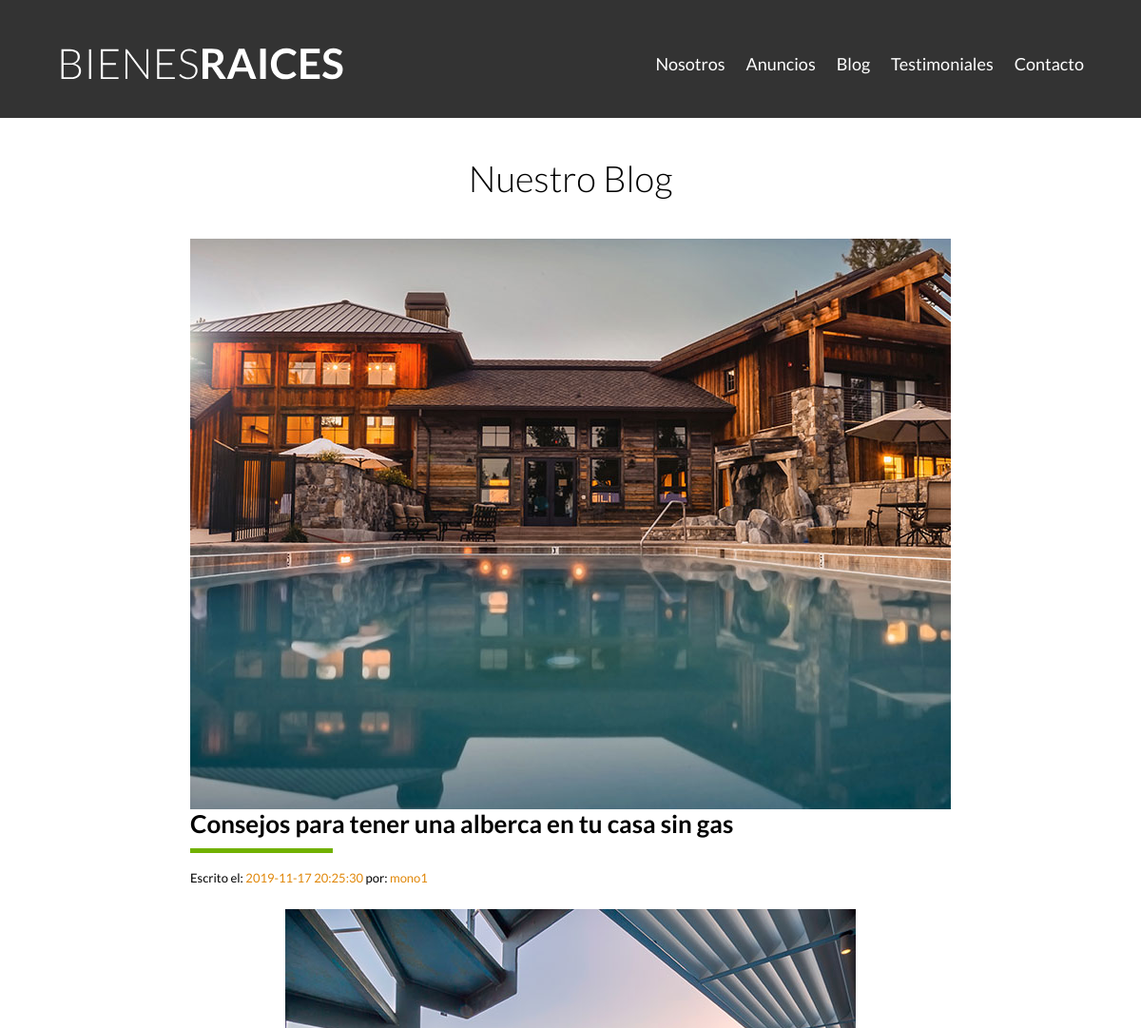
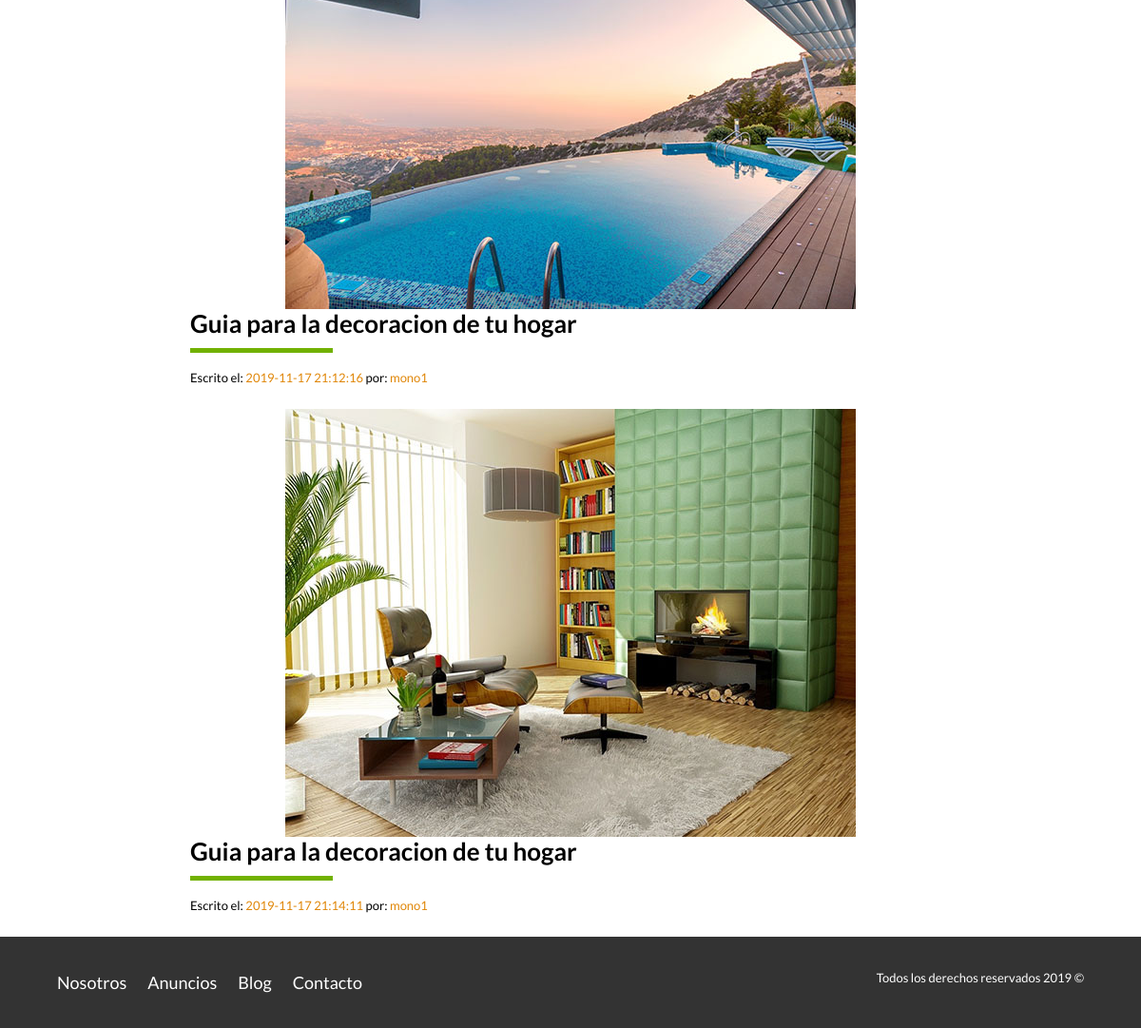
Screenshot of /blog.php with the database file from the repository (2 pictures, top to bottom).
### tables this page shows
CREATE TABLE `entradas` (
  `id_Entrada` int(11) NOT NULL,
  `autor` int(11) NOT NULL,
  `titulo` varchar(50) NOT NULL,
  `texto` text NOT NULL,
  `url_imagen` varchar(50) NOT NULL,
  `fecha` datetime NOT NULL
);

### blog.php (the view)
    <?php
        include_once "header.php";
        include_once "includes/funciones/bd_conexion.php";
    ?>
    <main class="contenedor seccion contenido-centrado">
        <h1 class="fw300 centrar-texto">Nuestro Blog</h1>
        <?php
            try {
                $sql = "SELECT id_Entrada, nombre, titulo, texto, url_imagen, fecha FROM entradas";
                $sql .= " INNER JOIN admins ";
                $sql .= " ON entradas.autor=admins.id_admin";
                $sql .= " ORDER BY id_entrada";
                $resultado = $conn->query($sql);
            } catch (Exception $e) {
                $error = $e->getMessage();
                echo $error;
            }
            while($entrada = $resultado->fetch_assoc()){
        ?>
        <article class="entrada-blog">
            <div class="imagen">
                <img src="img/<?php echo $entrada['url_imagen'];?>" alt="Entrada de blog">
            </div>
            <div class="texto-entrada">
                <a href="entrada.php?id=<?php echo $entrada['id_Entrada'];?>">
                    <h4><?php echo $entrada['titulo'];?></h4>
                </a>
                <p>Escrito el: <span><?php echo $entrada['fecha'];?></span>  por: <span> <?php echo $entrada['nombre'];?></span></p>
            </div>
        </article>
        <?php
            }
        ?>
    </main>
    <?php
        include_once "footer.php"
    ?>
</html>

### css/styles.css (style rules this page uses)
html { box-sizing: border-box; font-size: 62.5%; }
*, *:before, *:after { box-sizing: inherit; }
body { font-family: 'Lato', sans-serif; line-height: 2; }
img { max-width: 100%; display: block; margin: auto; }
.contenedor { width: 90%; max-width: 120rem; margin: 0 auto; }
h1 { font-size: 3.8rem; }
h4 { font-size: 2.6rem; }
p { font-size: 1.3rem; }
.seccion { margin-top: 2rem; margin-bottom: 2rem; }
.fw300 { font-weight: 300; }
.centrar-texto { text-align: center; }
.contenido-centrado { max-width: 80rem; }
.entrada-blog { margin-bottom: 2rem; }
.entrada-blog:last-of-type { margin-bottom: 0; }
@media (min-width: 768px) { .entrada-blog .imagen { flex-basis: 40%; } }
@media (min-width: 768px) { .entrada-blog .texto-entrada { flex-basis: calc(60% - 3rem); } }
.texto-entrada a { color: black; text-decoration: none; }
.texto-entrada h4 { margin: 0; line-height: 1.2; }
.texto-entrada h4::after { content: ''; display: block; width: 15rem; height: .5rem; background-color: #71b100; margin-top: 1rem; }
.texto-entrada span { color: #e08709; }

### rows the page displays
entradas: url_imagen (picture), titulo "Consejos para tener una alberca en tu casa sin gas", fecha "2019-11-17 20:25:30", autor.nombre "mono1"
entradas: url_imagen (picture), titulo "Guia para la decoracion de tu hogar", fecha "2019-11-17 21:12:16", autor.nombre "mono1"
entradas: url_imagen (picture), titulo "Guia para la decoracion de tu hogar", fecha "2019-11-17 21:14:11", autor.nombre "mono1"
